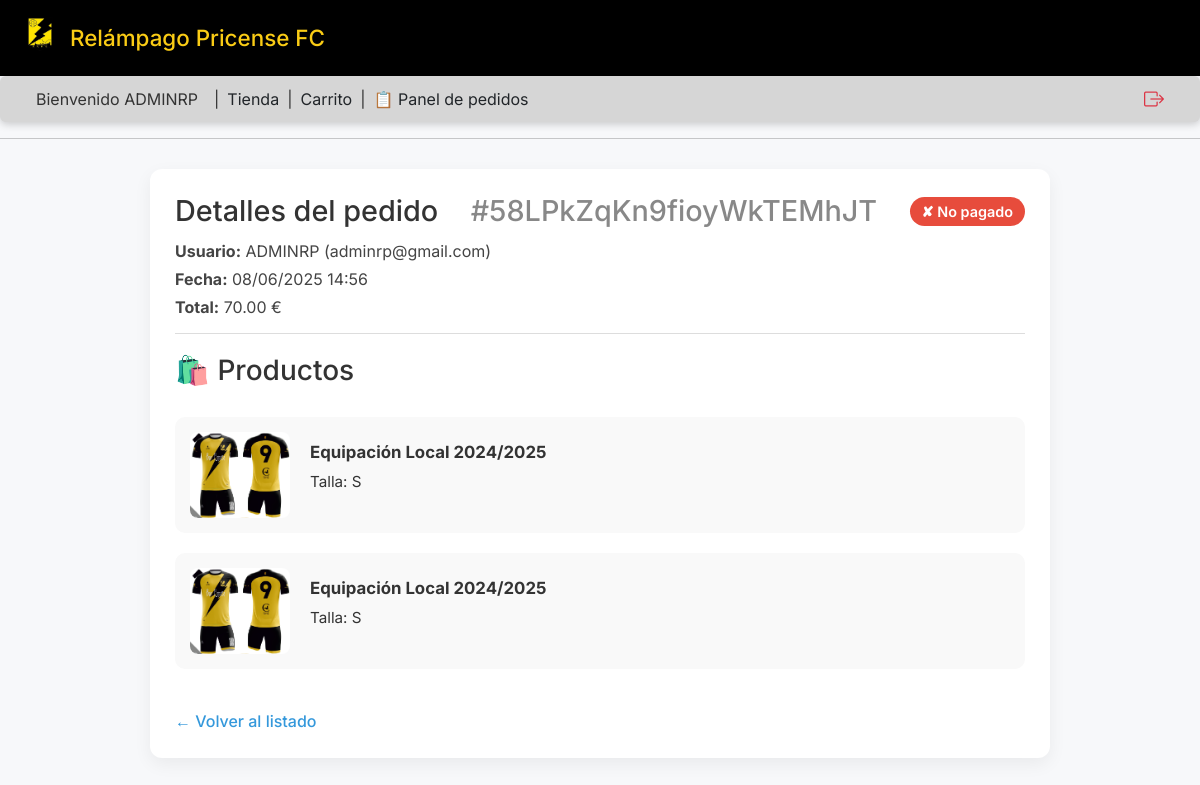
/panel/pedidos/58LPkZqKn9fioyWkTEMhJT/ (signed in), run on the app's committed database.
### relampagoweb/models.py (models this page shows, shortened)
class Usuario(AbstractBaseUser, PermissionsMixin):
    name = models.CharField(max_length=100)
    apellidos = models.CharField(max_length=100)
    telefono = models.CharField(max_length=20)
    email = models.EmailField(unique=True)
    is_active = models.BooleanField(default=True)
    is_staff = models.BooleanField(default=False)
    is_gestor = models.BooleanField(default=False)
    USERNAME_FIELD = 'email'
    REQUIRED_FIELDS = ['name', 'apellidos']
    objects = UsuarioManager()

class Pedido(models.Model):
    usuario = models.ForeignKey(settings.AUTH_USER_MODEL, on_delete=models.CASCADE, related_name='pedidos')
    fecha = models.DateTimeField(auto_now_add=True)
    pagado = models.BooleanField(default=False)
    id = models.CharField(primary_key=True, max_length=22, default=shortuuid.uuid, editable=False)
    usar_descuento = models.BooleanField(default=False)
    @property
    def total(self):
        from decimal import Decimal
        total = Decimal('0.00')
        camisetas = []
        for linea in self.lineas.all():
            if linea.compra_tipo == 'solo_camiseta':
                camisetas.append(linea)
            else:
                total += linea.producto.precio
        if self.usar_descuento:
            pares = len(camisetas) // 2
            sueltas = len(camisetas) % 2
            total += Decimal(pares * 2) * Decimal('20.00') + Decimal(sueltas) * Decimal('22.00')
        else:
            total += sum(linea.producto.precio for linea in camisetas)
        return total

class LineaPedido(models.Model):
    pedido = models.ForeignKey(Pedido, on_delete=models.CASCADE, related_name='lineas')
    producto = models.ForeignKey(Producto, on_delete=models.CASCADE)
    talla = models.CharField(max_length=10)
    nombre_dorsal = models.CharField(max_length=100, blank=True, null=True)
    numero_dorsal = models.PositiveIntegerField(blank=True, null=True)
    compra_tipo = models.CharField(max_length=20, blank=True, null=True)  # <- AÑADIDO

class Producto(models.Model):
    TIPO_PRODUCTO = (
        ('Camiseta', 'Camiseta'),
        ('Equipación', 'Equipación'),
        ('Sudadera', 'Sudadera'),
    )
    nombre = models.CharField(max_length=100)
    tipo = models.CharField(max_length=20, choices=TIPO_PRODUCTO)
    descripcion = models.TextField(blank=True)
    imagen = models.ImageField(upload_to='productos/')
    precio = models.DecimalField(max_digits=6, decimal_places=2)

### relampagoweb/views.py (the view)
# urls.py: path('panel/pedidos/<str:pedido_id>/', detalle_pedido_admin_view, name='detalle_pedido_admin'),
@user_passes_test(es_admin)
def detalle_pedido_admin_view(request, pedido_id):
    pedido = get_object_or_404(Pedido, id=pedido_id)
    return render(request, 'admin/detalle_pedido.html', {'pedido': pedido})

### relampagoweb/views.py (called while the page is built)
def es_admin(user):
    return user.is_authenticated and user.is_staff

### relampagoweb/templates/admin/detalle_pedido.html (shortened to what this page needs)
{% extends "base.html" %}
{% block content %}
<div class="pedido-card">
  <div class="pedido-header">
    <h2>
      Detalles del pedido <span style="color: #888;">#{{ pedido.id }}</span>
      {% if pedido.pagado %}
        <span class="estado-badge estado-pagado">✔ Pagado</span>
      {% else %}
        <span class="estado-badge estado-pendiente">✘ No pagado</span>
      {% endif %}
    </h2>
    <div class="pedido-info">
      <p><strong>Usuario:</strong> {{ pedido.usuario.name }} ({{ pedido.usuario.email }})</p>
      <p><strong>Fecha:</strong> {{ pedido.fecha|date:"d/m/Y H:i" }}</p>
      <p><strong>Total:</strong> {{ pedido.total }} €</p>
    </div>
  </div>
  <h3>🛍️ Productos</h3>
  <div class="producto-listado">
    {% for linea in pedido.lineas.all %}
      <div class="producto-item">
        <img src="{{ linea.producto.imagen.url }}" alt="{{ linea.producto.nombre }}">
        <div class="producto-detalles">
          <strong>{{ linea.producto.nombre }}</strong>
          <p>Talla: {{ linea.talla }}</p>
        </div>
      </div>
    {% endfor %}
  </div>
  <a href="{% url 'lista_pedidos' %}" class="volver-link">← Volver al listado</a>
</div>
{% endblock %}

### relampagoweb/templates/base.html (shortened to what this page needs)
{% load static %}
<!DOCTYPE html>
<html lang="es">
<head>
  <link href="https://cdn.jsdelivr.net/npm/bootstrap@5.3.3/dist/css/bootstrap.min.css" rel="stylesheet">
  <link href="https://cdn.jsdelivr.net/npm/bootstrap-icons@1.10.5/font/bootstrap-icons.css" rel="stylesheet">
  <link rel="stylesheet" href="{% static 'css/estilos.css' %}">
</head>
<body>
  <header style="background-color: #000; color: #facc15; display: flex; align-items: center; gap: 10px; padding: 10px 20px;">
    <img src="{% static 'img/escudo.png' %}" alt="Escudo" width="40">
    <h1 class="m-0" style="font-size: 1.4rem;">Relámpago Pricense FC</h1>
  </header>
  <nav class="navbar px-4 py-2 mb-0" style="background-color: #d6d6d6; border-radius: 6px;">
    <div class="container-fluid d-flex justify-content-between align-items-center flex-wrap">
      {% if user.is_authenticated %}
        <div class="d-flex flex-wrap align-items-center gap-2">
          <span class="me-2">Bienvenido {{ user.name }}</span>
          <span>|</span>
          <a href="{% url 'tienda' %}" class="text-decoration-none text-dark">Tienda</a>
          <span>|</span>
          <a href="{% url 'carrito' %}" class="text-decoration-none text-dark">Carrito</a>
          {% if user.is_staff %}
            <span>|</span>
            <a href="{% url 'panel_pedidos' %}" class="text-decoration-none text-dark">📋 Panel de pedidos</a>
          {% endif %}
        </div>
        <div>
          <a href="#" class="text-danger fs-5" title="Cerrar sesión" data-bs-toggle="modal" data-bs-target="#logoutModal">
            <i class="bi bi-box-arrow-right"></i>
          </a>
        </div>
      {% else %}
        <div class="d-flex flex-wrap align-items-center gap-2">
          <a href="{% url 'login' %}" class="text-decoration-none text-dark">Iniciar sesión</a>
          <span>|</span>
          <a href="{% url 'registro' %}" class="text-decoration-none text-dark">Registrarse</a>
        </div>
      {% endif %}
    </div>
  </nav>
  <hr>
  {% block content %}{% endblock %}
</body>
</html>

### relampagoweb/static/css/estilos.css (style rules this page uses)
html, body { font-family: 'Inter', sans-serif; margin: 0; padding: 0; background-color: #f7f8fa; color: #333; }
.navbar { background-color: #000; padding: 10px 20px; box-shadow: 0 2px 8px rgba(0, 0, 0, 0.2); position: sticky; top: 0; z-index: 1000; }

### relampagoweb/templates/base.html (style rules this page uses)
body { font-family: 'Inter', sans-serif; }

### relampagoweb/templates/admin/detalle_pedido.html (style rules this page uses)
.pedido-card { max-width: 900px; margin: 30px auto; padding: 25px; background: white; border-radius: 12px; box-shadow: 0 6px 18px rgba(0, 0, 0, 0.06); }
.pedido-header { border-bottom: 1px solid #ddd; margin-bottom: 20px; padding-bottom: 10px; }
.pedido-header h2 { font-size: 1.8rem; margin-bottom: 10px; display: flex; align-items: center; justify-content: space-between; gap: 10px; flex-wrap: wrap; }
.estado-badge { font-size: 0.9rem; font-weight: 600; padding: 6px 12px; border-radius: 999px; color: white; }
.estado-pendiente { background-color: #e74c3c; }
.pedido-info p { margin: 4px 0; color: #444; }
.producto-listado { margin-top: 30px; }
.producto-item { display: flex; gap: 20px; margin-bottom: 20px; align-items: center; background-color: #f9f9f9; border-radius: 10px; padding: 15px; }
.producto-item img { border-radius: 8px; width: 100px; }
.producto-detalles { font-size: 0.95rem; }
.producto-detalles strong { font-size: 1.05rem; display: block; margin-bottom: 6px; }
.volver-link { display: inline-block; margin-top: 20px; text-decoration: none; color: #3498db; font-weight: 500; }

### data on the page
Usuario: name "ADMINRP"
Pedido: id "58LPkZqKn9fioyWkTEMhJT", usuario.name "ADMINRP", usuario.email "adminrp@gmail.com", fecha "08/06/2025 14:56", total "70.00"
LineaPedido: producto.imagen (picture), producto.nombre "Equipación Local 2024/2025", talla "S"
LineaPedido: producto.imagen (picture), producto.nombre "Equipación Local 2024/2025", talla "S"
